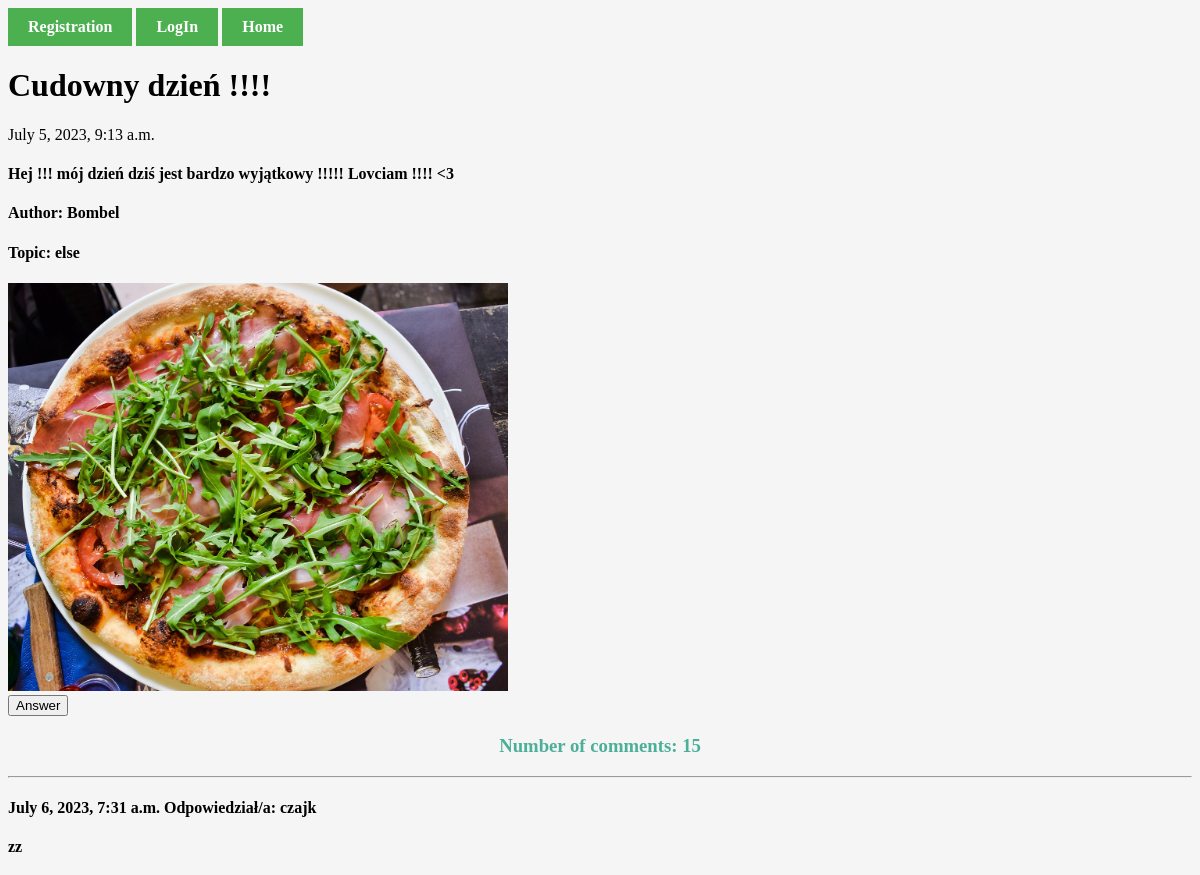
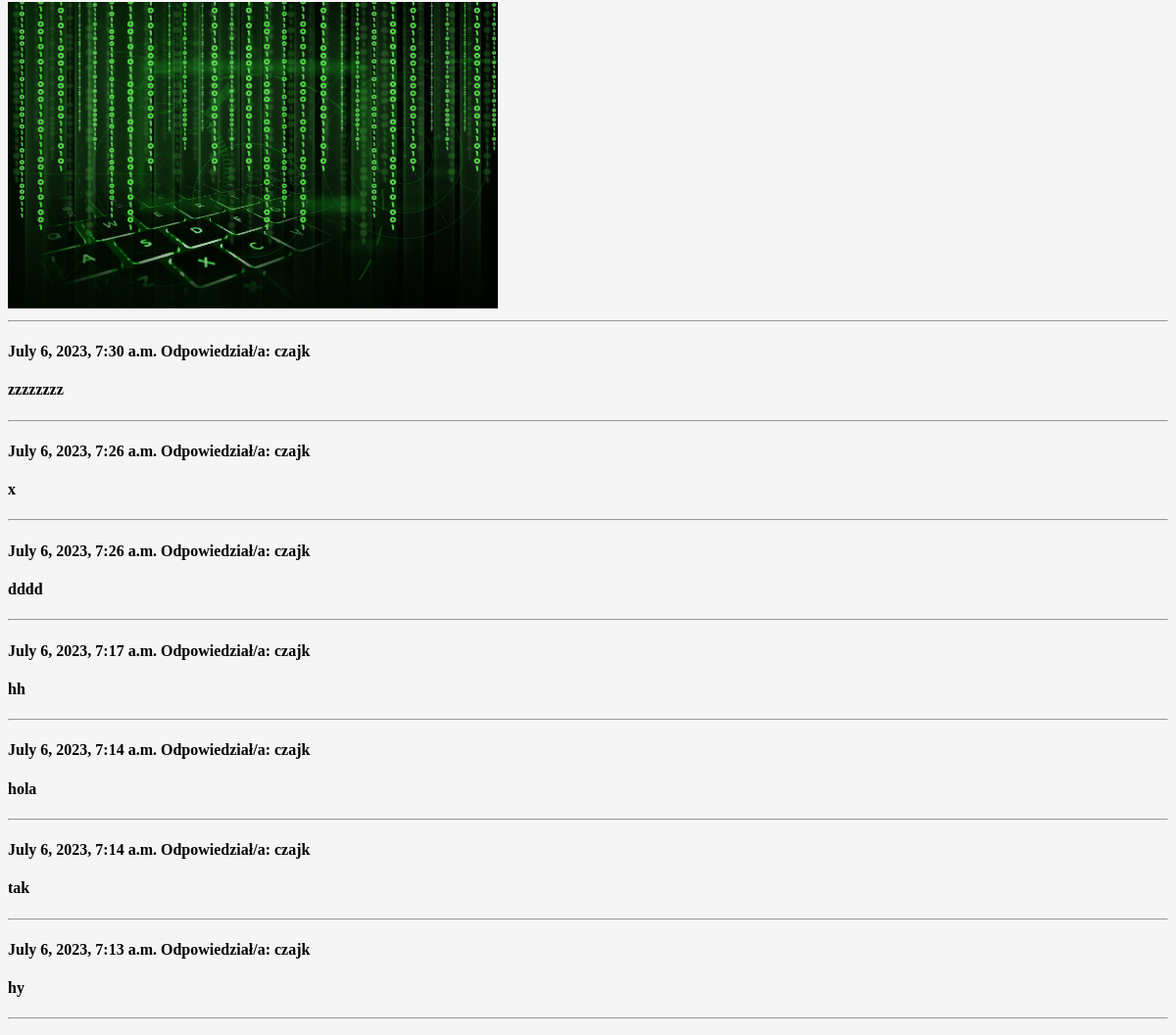
The app's page /14/detailPost/ (upper part), older data (2 pictures, top to bottom).
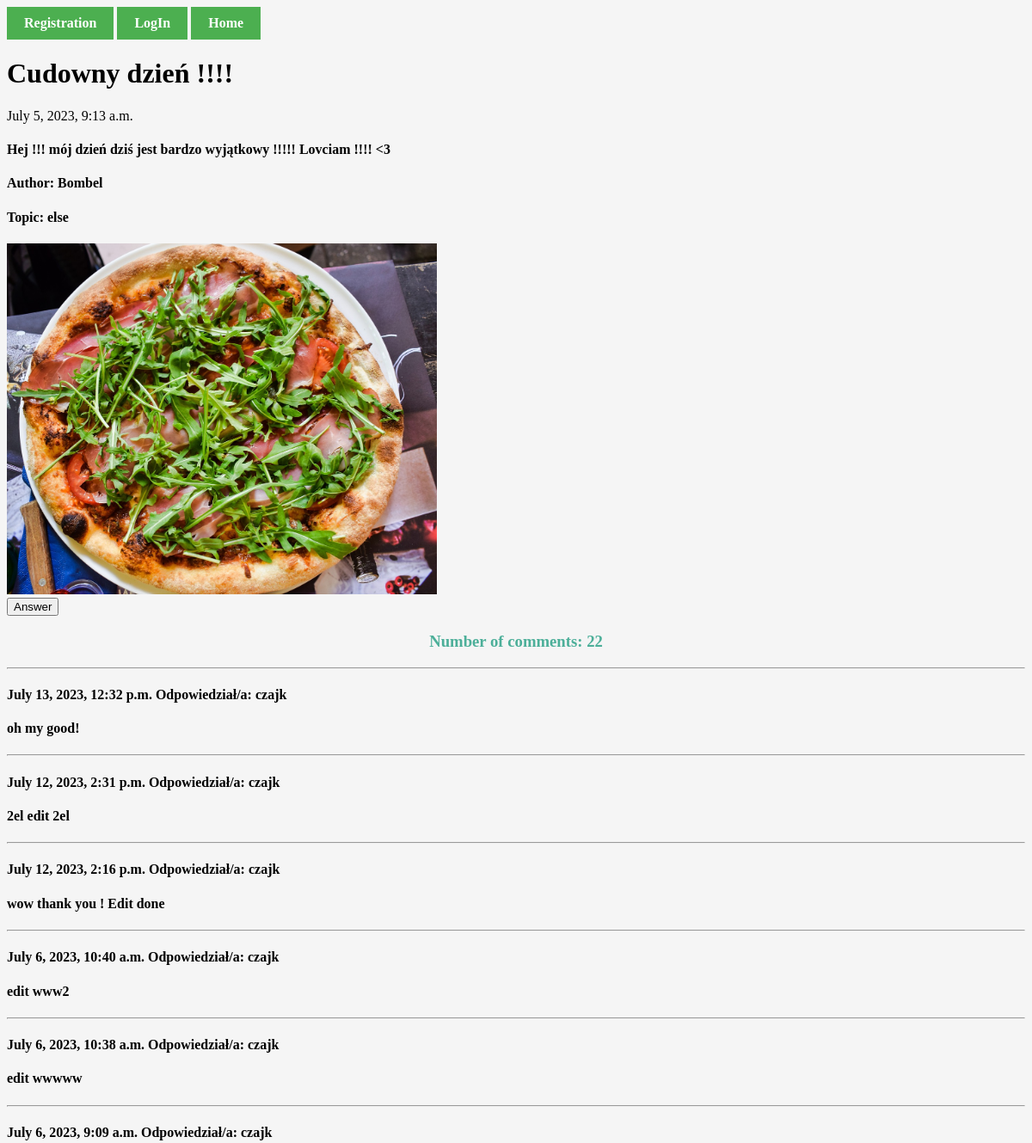
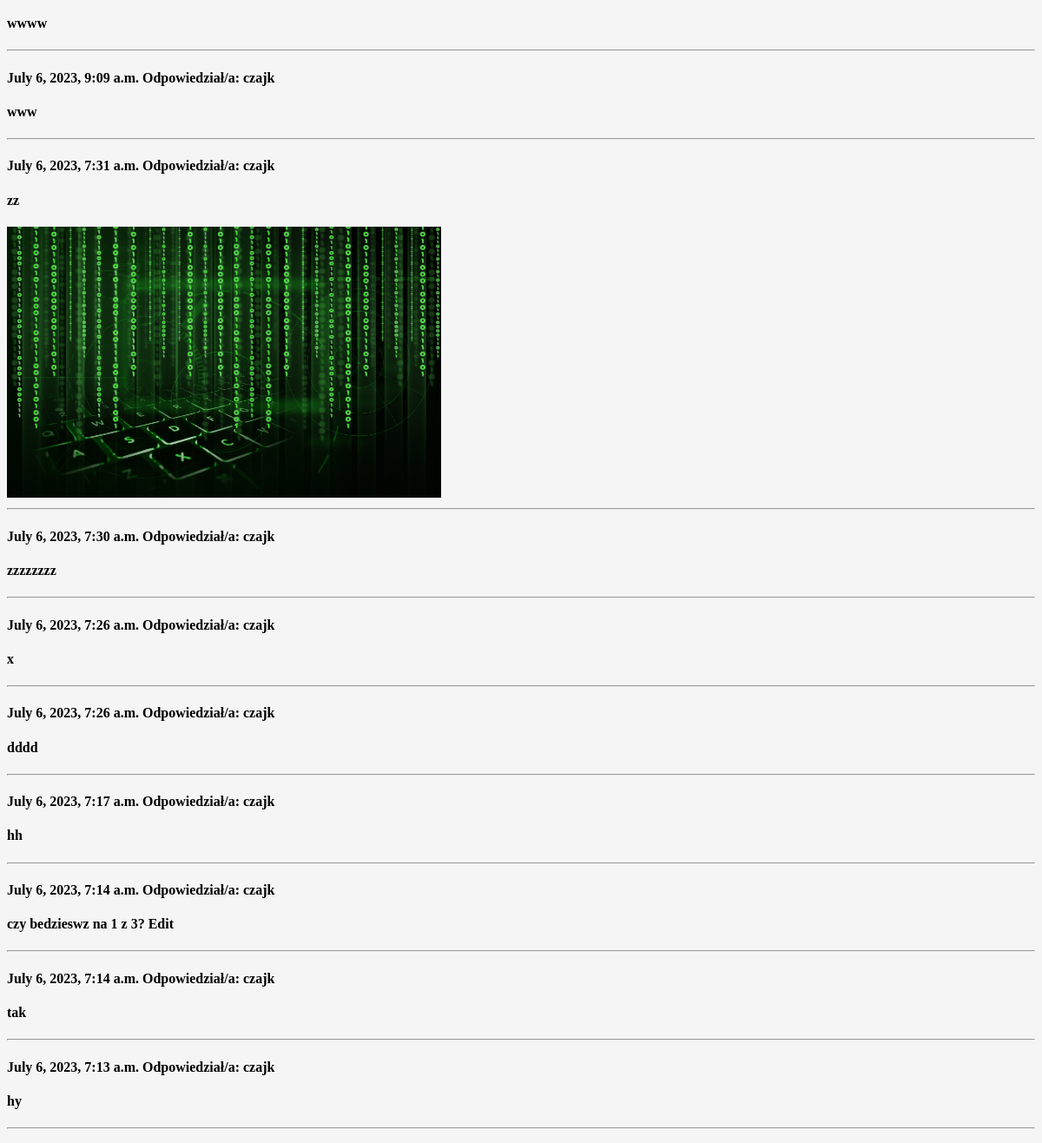
The same page, newer data (2 pictures, top to bottom).
### Registration/models.py (models this page shows, shortened)
class Posts(models.Model):
    title = models.CharField(max_length=200)
    dec = models.TextField(blank=True)
    createDate = models.DateTimeField(auto_now_add=True) # automatically filled by Django during creation
    published = models.BooleanField()
    image = models.ImageField(upload_to='images/',blank=True)
    user = models.ForeignKey(User, on_delete=models.CASCADE) # Creating many to many relationship with User model
    topics = [
        ('', 'Wybierz temat'),
        ('sold', 'Sprzedam'),
        ('buy', 'Kupię'),
        ('rent', 'Wypożyczę'),
        ('look', 'Szukam'),
        ('else', 'Inne'),
    ]
    topic = models.CharField(max_length=4, choices=topics, default='')

class PostComment(models.Model):
    content = models.TextField() # content of the commnet
    createDate = models.DateTimeField(auto_now_add=True) # # we need to know when did user post the commnet. date will be add automatically
    image = models.ImageField(upload_to='images/', blank=True)
    user = models.ForeignKey(User, on_delete=models.CASCADE) # we need to create realtionship between the commnet and user .
    post = models.ForeignKey(Posts,on_delete=models.CASCADE,related_name='comments') # each post should has its commnet , we need to add realtionship between post model and commnet model

### Registration/views.py (the view)
# urls.py: path('<int:postId>/detailPost/', views.detailPost, name='detailPost'),
def detailPost(request, postId):
    post = get_object_or_404(Posts, pk=postId)
    comments = post.comments.all().order_by('-createDate') # comments -= related_name
    return render(request,'detailPost.html', {'post':post, 'comments':comments})

### Registration/TEMPLATES/detailPost.html (shortened to what this page needs)
{% extends 'base.html' %}
{% block content %}
<h1>{{post.title}}</h1>
<p>{{post.createDate}}</p>
<h4>{{post.dec}}</h4>
<h4>Author: {{post.user}}</h4>
<h4>Topic: {{post.topic}}</h4>
{% if post.image %}
    <img src="{{post.image.url}}" alt="photo" style="width: 500px">
{% endif %}
<br>
{% if post.user == user %}
    <form action="{% url 'createAnswerPost' post.id %}">
    {% csrf_token %}
    <button type="submit">Answer</button>
    </form>
    <a href="{% url 'detail' post.id %}" role="button">Edit</a>
{% else %}
    <form action="{% url 'createAnswerPost' post.id %}">
    <button type="submit">Answer</button>
    </form>
{% endif %}
<h3>Number of comments: {{comments.count}} </h3>
{% for comment in comments %}
<hr>
<h4>{{comment.createDate}} Odpowiedział/a: {{comment.user}}</h4>
<h4>{{comment.content}}</h4>
{% if comment.image %}
        <img src="{{comment.image.url}}" alt="photo" style="width: 500px" >
{% endif %}
{% endfor %}
{% endblock content %}

### baseTemplates/base.html (shortened to what this page needs)
{% load static %}
<!DOCTYPE html>
<html lang="pl">
<head>
    <link rel="stylesheet" href="{% static 'MainUser/css/base.css' %}">
</head>
<body>
    {% if user.is_authenticated %}
        <h3>Hello {{user}} ! It's really very nice to see you again !</h3>
        <a href="{% url 'logOutUser' %}">LogOut</a>
        <a href="{% url 'myOwn' %}">My own posts</a>
        <a href="{% url 'createNewPosts' %}">Create post</a>
    {% else %}
        <a href="{% url 'register' %}">Registration</a>
        <a href="{% url 'logUser' %}">LogIn</a>
    {% endif %}
    <a href="{% url 'post' %}">Home</a>
    {% block content %}
    {% endblock content %}
</body>
</html>

### MainUser/static/MainUser/css/base.css (style rules this page uses)
a { font-weight: bold; }
a:link, a:visited { background-color: #4CAF50; color: white; padding: 10px 20px; text-align: center; text-decoration: none; display: inline-block; }
body { background-color: whitesmoke; }
h3 { color: #4caf99; text-align: center; }

Row changes from the older to the newer data that the page shows:
added PostComment: createDate "July 13, 2023, 12:32 p.m.", user "czajk", content "oh my good!"
added PostComment: createDate "July 12, 2023, 2:31 p.m.", user "czajk", content "2el edit 2el"
added PostComment: createDate "July 12, 2023, 2:16 p.m.", user "czajk", content "wow thank you ! Edit done"
added PostComment: createDate "July 6, 2023, 10:40 a.m.", user "czajk", content "edit www2"
added PostComment: createDate "July 6, 2023, 10:38 a.m.", user "czajk", content "edit wwwww"
added PostComment: createDate "July 6, 2023, 9:09 a.m.", user "czajk", content "wwww"
added PostComment: createDate "July 6, 2023, 9:09 a.m.", user "czajk", content "www"
changed PostComment: content "hola" → "czy bedzieswz na 1 z 3? Edit"
Text that changed along with them:
{{ comments.count }}: "15" → "22"
